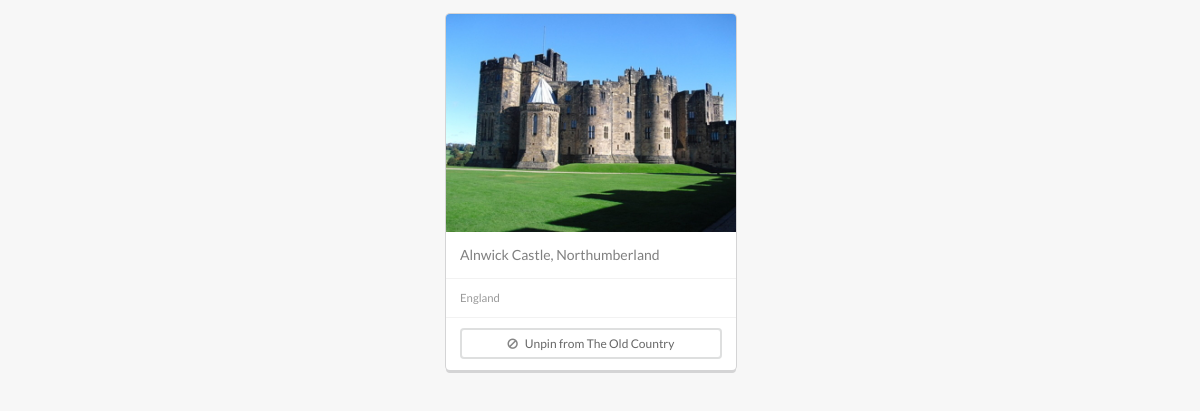
/pin/12/ (signed in), run on the app's committed database.
### homes/models.py (models this page shows, shortened)
class Pin(models.Model):
    image = models.ImageField(upload_to='pins')
    caption = models.CharField(max_length=255)
    category = models.ForeignKey('Category')
    creation_time = models.DateTimeField(auto_now_add=True)
    modification_time = models.DateTimeField(auto_now=True)

class Category(models.Model):
    name = models.CharField(max_length=127)

class Board(models.Model):
    name = models.CharField(max_length=127)
    owner = models.ForeignKey(User)

### homes/views.py (the view)
# urls.py: url(r'^pin/(?P<pin_id>\d+)/$', views.pin, name='pin'),
def pin(request, pin_id):
    if request.user.is_authenticated():
        p = get_object_or_404(Pin, id=pin_id)
        pin_to_boards = PinToBoard.objects.\
                filter(pin_id=pin_id).\
                filter(board__owner=request.user)
        if len(pin_to_boards) == 0:
            current_board = None
            available_boards = Board.objects.filter(owner=request.user)
        else:
            current_board = pin_to_boards[0].board
            available_boards = None
        return render(request, 'homes/pin.html',
                {
                    'pin': p,
                    'current_board' : current_board,
                    'available_boards' : available_boards
                })
    else:
        return redirect('/login/?next=%s' % request.path)

### homes/templates/homes/pin.html (shortened to what this page needs)
{% extends "base.html" %}
{% block body %}
{% load staticfiles %}
<div class="ui three column page padded grid">
	<div class="centered column">
		{% include "homes/pin_element.html"%}
	</div>
</div>
{% endblock %}

### homes/templates/homes/pin_element.html (shortened to what this page needs)
{% load staticfiles %}
<div class="ui special cards">
	<div class="card segment">
		<div class="image">
			<img src="{% static pin.image %}"/>
		</div>
		<div class="content">
			<div class="description">
				{{pin.caption}}
			</div>
		</div>
		<div class="extra content">
			<div class="meta">
				<span class="meta">
					{{pin.category.name}}
				</span>
			</div>
		</div>
		<div class="extra content">
			{% if available_boards %}
			<form action="{% url 'pintoboard' pin.id %}" method="post">
			{% csrf_token %}
			<div class="ui fluid basic  button tiny green dropdown">
				<div class="text fluid">
					<i class="pin icon"></i>
					Pin to Board...
				</div>
				<div class="menu">
						{% for board in available_boards %}
						<div class="item">
							<button type="submit" class="ui fluid green button" name="board_id" value="{{board.id}}">{{board.name}}</button>
						</div>
						{% endfor %}
				</div>
			</div>
			</form>
			{% elif current_board %}
			<form action="{% url 'unpin' pin.id %}" method="post">
			<button type="submit" class="ui fluid basic tiny red button" name="board_id" value="{{current_board.id}}">
				<i class="ban icon"></i>Unpin from {{current_board.name}}
			</button>
			</form>
			{% endif %}
		</div>
	</div>
</div>

### data on the page
Pin: image (picture), caption "Alnwick Castle, Northumberland", category.name "England"
Board: name "The Old Country"
